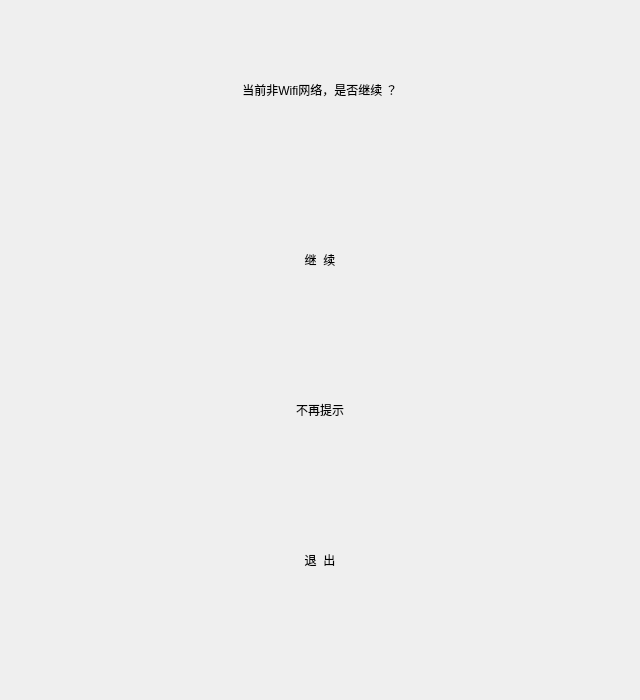
<?xml version="1.0" encoding="UTF-8"?>
<ui version="4.0">
 <class>networkTipDlg</class>
 <widget class="QDialog" name="networkTipDlg">
  <property name="geometry">
   <rect>
    <x>0</x>
    <y>0</y>
    <width>640</width>
    <height>700</height>
   </rect>
  </property>
  <property name="windowTitle">
   <string/>
  </property>
  <widget class="CLabel" name="labelTip">
   <property name="geometry">
    <rect>
     <x>0</x>
     <y>50</y>
     <width>640</width>
     <height>80</height>
    </rect>
   </property>
   <property name="text">
    <string>当前非Wifi网络，是否继续 ？</string>
   </property>
   <property name="alignment">
    <set>Qt::AlignCenter</set>
   </property>
  </widget>
  <widget class="CLabel" name="labelContinue">
   <property name="geometry">
    <rect>
     <x>0</x>
     <y>220</y>
     <width>640</width>
     <height>80</height>
    </rect>
   </property>
   <property name="text">
    <string>继  续</string>
   </property>
   <property name="alignment">
    <set>Qt::AlignCenter</set>
   </property>
  </widget>
  <widget class="CLabel" name="labelNeverWarn">
   <property name="geometry">
    <rect>
     <x>0</x>
     <y>370</y>
     <width>640</width>
     <height>80</height>
    </rect>
   </property>
   <property name="text">
    <string>不再提示</string>
   </property>
   <property name="alignment">
    <set>Qt::AlignCenter</set>
   </property>
  </widget>
  <widget class="CLabel" name="labelExit">
   <property name="geometry">
    <rect>
     <x>0</x>
     <y>520</y>
     <width>640</width>
     <height>80</height>
    </rect>
   </property>
   <property name="text">
    <string>退  出</string>
   </property>
   <property name="alignment">
    <set>Qt::AlignCenter</set>
   </property>
  </widget>
 </widget>
 <customwidgets>
  <customwidget>
   <class>CLabel</class>
   <extends>QLabel</extends>
   <header location="global">label.h</header>
  </customwidget>
 </customwidgets>
 <resources/>
 <connections/>
</ui>
